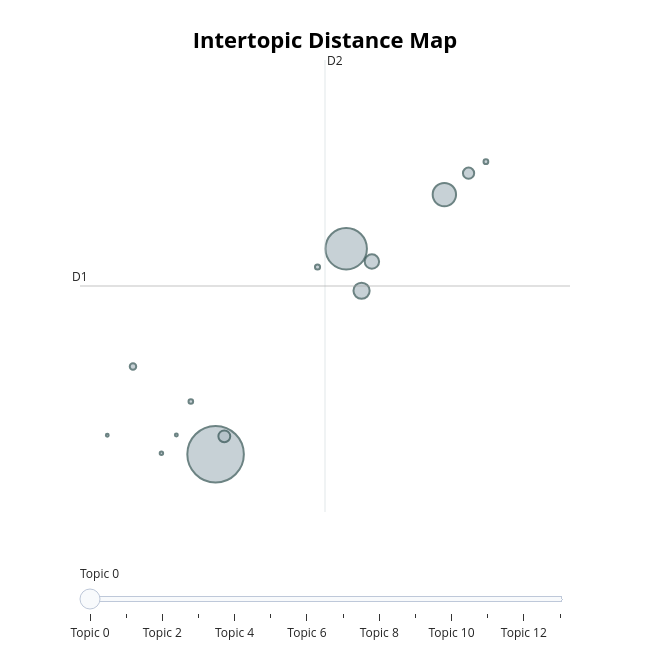
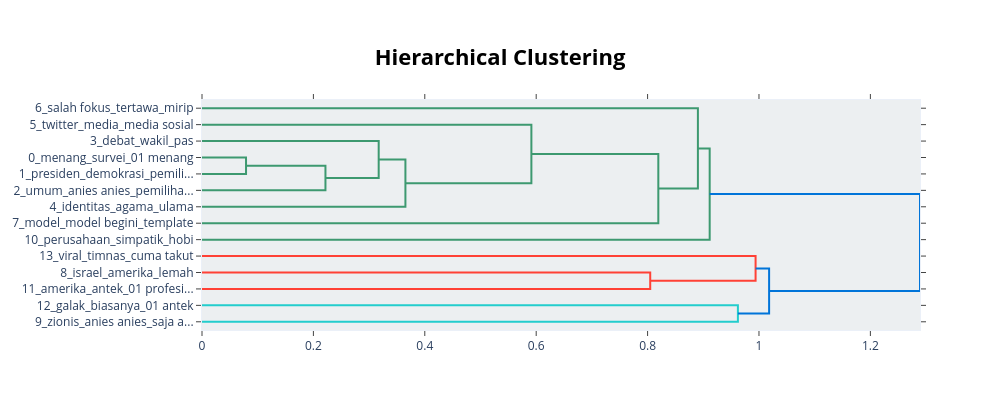
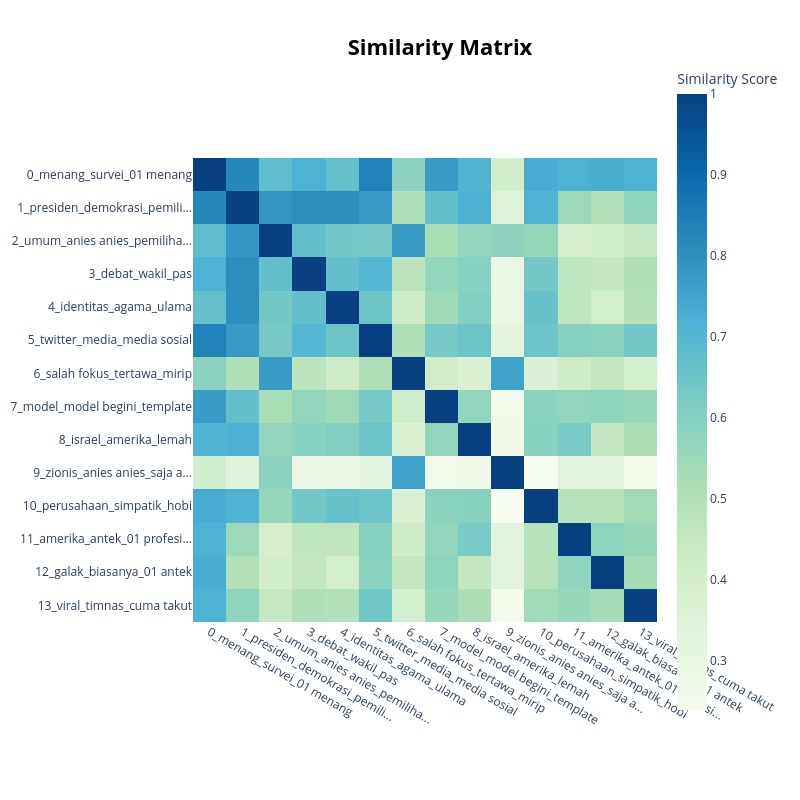

These figures' notebook cell, in order:
### Code cell
df_negative = df_01[df_01['predicted_label'] == 'NEGATIVE']
run_topic_modeling(df_negative, group_name='NEGATIVE')

### Figure 1 — Plotly figure (JSON) as saved in the notebook; plotly's stock layout.template omitted (floating-point values rounded to 4 significant figures)
{"data": [{"customdata": [[0, "menang | survei | 01 menang | pintar | buzzer 01", 4376], [1, "presiden | demokrasi | pemilihan | video | calon presiden", 2348], [2, "umum | anies anies | pemilihan umum | warga | ayah", 748], [3, "debat | wakil | pas | presiden | calon presiden", 359], [4, "identitas | agama | ulama | ikut | bawa", 284], [5, "twitter | media | media sosial | sosial | berita", 193], [6, "salah fokus | tertawa | mirip | blunder | melulu", 173], [7, "model | model begini | template | begini anies | entah", 57], [8, "israel | amerika | lemah | mau kalah | koar", 36], [9, "zionis | anies anies | saja anies | dingin | apa anies", 31], [10, "perusahaan | simpatik | hobi | lawannya | respon", 29], [11, "amerika | antek | 01 profesional | khilafah | state of", 16], [12, "galak | biasanya | 01 antek | tampil | 01 dikasih", 12], [13, "viral | timnas | cuma takut | mendowngrade | bikin konten", 11]], "hovertemplate": "<b>Topic %{customdata[0]}</b><br>%{customdata[1]}<br>Size: %{customdata[2]}", "legendgroup": "", "marker": {"color": "#B0BEC5", "line": {"color": "DarkSlateGrey", "width": 2}, "size": [4376, 2348, 748, 359, 284, 193, 173, 57, 36, 31, 29, 16, 12, 11], "sizemode": "area", "sizeref": 2.735, "symbol": "circle"}, "mode": "markers", "name": "", "orientation": "v", "showlegend": false, "type": "scatter", "x": [3.29, 4.771, 5.884, 4.946, 5.063, 3.389, 6.159, 2.354, 4.446, 6.356, 3.01, 2.676, 2.845, 2.062], "xaxis": "x", "y": [11.17, 17.13, 18.7, 15.91, 16.76, 11.69, 19.32, 13.71, 16.6, 19.65, 12.7, 11.2, 11.72, 11.72], "yaxis": "y"}], "layout": {"annotations": [{"showarrow": false, "text": "D1", "x": 1.753, "y": 16.05, "yshift": 10}, {"showarrow": false, "text": "D2", "x": 4.531, "xshift": 10, "y": 22.6}], "height": 650, "hoverlabel": {"bgcolor": "white", "font": {"family": "Rockwell", "size": 16}}, "legend": {"itemsizing": "constant", "tracegroupgap": 0}, "margin": {"t": 60}, "shapes": [{"line": {"color": "#CFD8DC", "width": 2}, "type": "line", "x0": 4.531, "x1": 4.531, "y0": 9.494, "y1": 22.6}, {"line": {"color": "#9E9E9E", "width": 2}, "type": "line", "x0": 1.753, "x1": 7.309, "y0": 16.05, "y1": 16.05}], "sliders": [{"active": 0, "pad": {"t": 50}, "steps": [{"args": [{"marker.color": [["red", "#B0BEC5", "#B0BEC5", "#B0BEC5", "#B0BEC5", "#B0BEC5", "#B0BEC5", "#B0BEC5", "#B0BEC5", "#B0BEC5", "#B0BEC5", "#B0BEC5", "#B0BEC5", "#B0BEC5"]]}], "label": "Topic 0", "method": "update"}, {"args": [{"marker.color": [["#B0BEC5", "red", "#B0BEC5", "#B0BEC5", "#B0BEC5", "#B0BEC5", "#B0BEC5", "#B0BEC5", "#B0BEC5", "#B0BEC5", "#B0BEC5", "#B0BEC5", "#B0BEC5", "#B0BEC5"]]}], "label": "Topic 1", "method": "update"}, {"args": [{"marker.color": [["#B0BEC5", "#B0BEC5", "red", "#B0BEC5", "#B0BEC5", "#B0BEC5", "#B0BEC5", "#B0BEC5", "#B0BEC5", "#B0BEC5", "#B0BEC5", "#B0BEC5", "#B0BEC5", "#B0BEC5"]]}], "label": "Topic 2", "method": "update"}, {"args": [{"marker.color": [["#B0BEC5", "#B0BEC5", "#B0BEC5", "red", "#B0BEC5", "#B0BEC5", "#B0BEC5", "#B0BEC5", "#B0BEC5", "#B0BEC5", "#B0BEC5", "#B0BEC5", "#B0BEC5", "#B0BEC5"]]}], "label": "Topic 3", "method": "update"}, {"args": [{"marker.color": [["#B0BEC5", "#B0BEC5", "#B0BEC5", "#B0BEC5", "red", "#B0BEC5", "#B0BEC5", "#B0BEC5", "#B0BEC5", "#B0BEC5", "#B0BEC5", "#B0BEC5", "#B0BEC5", "#B0BEC5"]]}], "label": "Topic 4", "method": "update"}, {"args": [{"marker.color": [["#B0BEC5", "#B0BEC5", "#B0BEC5", "#B0BEC5", "#B0BEC5", "red", "#B0BEC5", "#B0BEC5", "#B0BEC5", "#B0BEC5", "#B0BEC5", "#B0BEC5", "#B0BEC5", "#B0BEC5"]]}], "label": "Topic 5", "method": "update"}, {"args": [{"marker.color": [["#B0BEC5", "#B0BEC5", "#B0BEC5", "#B0BEC5", "#B0BEC5", "#B0BEC5", "red", "#B0BEC5", "#B0BEC5", "#B0BEC5", "#B0BEC5", "#B0BEC5", "#B0BEC5", "#B0BEC5"]]}], "label": "Topic 6", "method": "update"}, {"args": [{"marker.color": [["#B0BEC5", "#B0BEC5", "#B0BEC5", "#B0BEC5", "#B0BEC5", "#B0BEC5", "#B0BEC5", "red", "#B0BEC5", "#B0BEC5", "#B0BEC5", "#B0BEC5", "#B0BEC5", "#B0BEC5"]]}], "label": "Topic 7", "method": "update"}, {"args": [{"marker.color": [["#B0BEC5", "#B0BEC5", "#B0BEC5", "#B0BEC5", "#B0BEC5", "#B0BEC5", "#B0BEC5", "#B0BEC5", "red", "#B0BEC5", "#B0BEC5", "#B0BEC5", "#B0BEC5", "#B0BEC5"]]}], "label": "Topic 8", "method": "update"}, {"args": [{"marker.color": [["#B0BEC5", "#B0BEC5", "#B0BEC5", "#B0BEC5", "#B0BEC5", "#B0BEC5", "#B0BEC5", "#B0BEC5", "#B0BEC5", "red", "#B0BEC5", "#B0BEC5", "#B0BEC5", "#B0BEC5"]]}], "label": "Topic 9", "method": "update"}, {"args": [{"marker.color": [["#B0BEC5", "#B0BEC5", "#B0BEC5", "#B0BEC5", "#B0BEC5", "#B0BEC5", "#B0BEC5", "#B0BEC5", "#B0BEC5", "#B0BEC5", "red", "#B0BEC5", "#B0BEC5", "#B0BEC5"]]}], "label": "Topic 10", "method": "update"}, {"args": [{"marker.color": [["#B0BEC5", "#B0BEC5", "#B0BEC5", "#B0BEC5", "#B0BEC5", "#B0BEC5", "#B0BEC5", "#B0BEC5", "#B0BEC5", "#B0BEC5", "#B0BEC5", "red", "#B0BEC5", "#B0BEC5"]]}], "label": "Topic 11", "method": "update"}, {"args": [{"marker.color": [["#B0BEC5", "#B0BEC5", "#B0BEC5", "#B0BEC5", "#B0BEC5", "#B0BEC5", "#B0BEC5", "#B0BEC5", "#B0BEC5", "#B0BEC5", "#B0BEC5", "#B0BEC5", "red", "#B0BEC5"]]}], "label": "Topic 12", "method": "update"}, {"args": [{"marker.color": [["#B0BEC5", "#B0BEC5", "#B0BEC5", "#B0BEC5", "#B0BEC5", "#B0BEC5", "#B0BEC5", "#B0BEC5", "#B0BEC5", "#B0BEC5", "#B0BEC5", "#B0BEC5", "#B0BEC5", "red"]]}], "label": "Topic 13", "method": "update"}]}], "title": {"font": {"color": "Black", "size": 22}, "text": "<b>Intertopic Distance Map</b>", "x": 0.5, "xanchor": "center", "y": 0.95, "yanchor": "top"}, "width": 650, "xaxis": {"anchor": "y", "domain": [0, 1], "range": [1.753, 7.309], "title": {"text": ""}, "visible": false}, "yaxis": {"anchor": "x", "domain": [0, 1], "range": [9.494, 22.6], "title": {"text": ""}, "visible": false}}}

### Figure 2 — Plotly figure (JSON) as saved in the notebook; plotly's stock layout.template omitted (floating-point values rounded to 4 significant figures)
{"data": [{"hoverinfo": "text", "marker": {"color": "rgb(61,153,112)"}, "mode": "lines", "type": "scatter", "x": [0.0, 0.07905, 0.07905, 0.0], "xaxis": "x", "y": [-35.0, -35.0, -45.0, -45.0], "yaxis": "y"}, {"hoverinfo": "text", "marker": {"color": "rgb(61,153,112)"}, "mode": "lines", "type": "scatter", "x": [0.07905, 0.2216, 0.2216, 0.0], "xaxis": "x", "y": [-40.0, -40.0, -55.0, -55.0], "yaxis": "y"}, {"hoverinfo": "text", "marker": {"color": "rgb(61,153,112)"}, "mode": "lines", "type": "scatter", "x": [0.0, 0.3172, 0.3172, 0.2216], "xaxis": "x", "y": [-25.0, -25.0, -47.5, -47.5], "yaxis": "y"}, {"hoverinfo": "text", "marker": {"color": "rgb(61,153,112)"}, "mode": "lines", "type": "scatter", "x": [0.3172, 0.3652, 0.3652, 0.0], "xaxis": "x", "y": [-36.25, -36.25, -65.0, -65.0], "yaxis": "y"}, {"hoverinfo": "text", "marker": {"color": "rgb(61,153,112)"}, "mode": "lines", "type": "scatter", "x": [0.0, 0.5914, 0.5914, 0.3652], "xaxis": "x", "y": [-15.0, -15.0, -50.62, -50.62], "yaxis": "y"}, {"hoverinfo": "text", "marker": {"color": "rgb(61,153,112)"}, "mode": "lines", "type": "scatter", "x": [0.5914, 0.8193, 0.8193, 0.0], "xaxis": "x", "y": [-32.81, -32.81, -75.0, -75.0], "yaxis": "y"}, {"hoverinfo": "text", "marker": {"color": "rgb(61,153,112)"}, "mode": "lines", "type": "scatter", "x": [0.0, 0.8903, 0.8903, 0.8193], "xaxis": "x", "y": [-5.0, -5.0, -53.91, -53.91], "yaxis": "y"}, {"hoverinfo": "text", "marker": {"color": "rgb(61,153,112)"}, "mode": "lines", "type": "scatter", "x": [0.8903, 0.9115, 0.9115, 0.0], "xaxis": "x", "y": [-29.45, -29.45, -85.0, -85.0], "yaxis": "y"}, {"hoverinfo": "text", "marker": {"color": "rgb(255,65,54)"}, "mode": "lines", "type": "scatter", "x": [0.0, 0.8047, 0.8047, 0.0], "xaxis": "x", "y": [-105.0, -105.0, -115.0, -115.0], "yaxis": "y"}, {"hoverinfo": "text", "marker": {"color": "rgb(255,65,54)"}, "mode": "lines", "type": "scatter", "x": [0.0, 0.9939, 0.9939, 0.8047], "xaxis": "x", "y": [-95.0, -95.0, -110.0, -110.0], "yaxis": "y"}, {"hoverinfo": "text", "marker": {"color": "rgb(35,205,205)"}, "mode": "lines", "type": "scatter", "x": [0.0, 0.9621, 0.9621, 0.0], "xaxis": "x", "y": [-125.0, -125.0, -135.0, -135.0], "yaxis": "y"}, {"hoverinfo": "text", "marker": {"color": "rgb(0,116,217)"}, "mode": "lines", "type": "scatter", "x": [0.9939, 1.018, 1.018, 0.9621], "xaxis": "x", "y": [-102.5, -102.5, -130.0, -130.0], "yaxis": "y"}, {"hoverinfo": "text", "marker": {"color": "rgb(0,116,217)"}, "mode": "lines", "type": "scatter", "x": [0.9115, 1.289, 1.289, 1.018], "xaxis": "x", "y": [-57.23, -57.23, -116.2, -116.2], "yaxis": "y"}], "layout": {"autosize": false, "height": 410, "hoverlabel": {"bgcolor": "white", "font": {"family": "Rockwell", "size": 16}}, "hovermode": "closest", "plot_bgcolor": "#ECEFF1", "showlegend": false, "title": {"font": {"color": "Black", "size": 22}, "text": "<b>Hierarchical Clustering</b>", "x": 0.5, "xanchor": "center", "yanchor": "top"}, "width": 1000, "xaxis": {"mirror": "allticks", "rangemode": "tozero", "showgrid": false, "showline": true, "showticklabels": true, "ticks": "outside", "type": "linear", "zeroline": false}, "yaxis": {"mirror": "allticks", "range": [-140, 0], "rangemode": "tozero", "showgrid": false, "showline": true, "showticklabels": true, "tickmode": "array", "ticks": "outside", "ticktext": ["6_salah fokus_tertawa_mirip", "5_twitter_media_media sosial", "3_debat_wakil_pas", "0_menang_survei_01 menang", "1_presiden_demokrasi_pemili...", "2_umum_anies anies_pemiliha...", "4_identitas_agama_ulama", "7_model_model begini_template", "10_perusahaan_simpatik_hobi", "13_viral_timnas_cuma takut", "8_israel_amerika_lemah", "11_amerika_antek_01 profesi...", "12_galak_biasanya_01 antek", "9_zionis_anies anies_saja a..."], "tickvals": [-5, -15, -25, -35, -45, -55, -65, -75, -85, -95, -105, -115, -125, -135], "type": "linear", "zeroline": false}}}

### Figure 3 — Plotly figure (JSON) as saved in the notebook; plotly's stock layout.template omitted (floating-point values rounded to 4 significant figures; data arrays with more than 128 entries replaced by an {"elided": "..."} marker saying what was removed)
{"data": [{"coloraxis": "coloraxis", "hovertemplate": "x: %{x}<br>y: %{y}<br>Similarity Score: %{z}<extra></extra>", "name": "0", "type": "heatmap", "x": ["0_menang_survei_01 menang", "1_presiden_demokrasi_pemili...", "2_umum_anies anies_pemiliha...", "3_debat_wakil_pas", "4_identitas_agama_ulama", "5_twitter_media_media sosial", "6_salah fokus_tertawa_mirip", "7_model_model begini_template", "8_israel_amerika_lemah", "9_zionis_anies anies_saja a...", "10_perusahaan_simpatik_hobi", "11_amerika_antek_01 profesi...", "12_galak_biasanya_01 antek", "13_viral_timnas_cuma takut"], "xaxis": "x", "y": ["0_menang_survei_01 menang", "1_presiden_demokrasi_pemili...", "2_umum_anies anies_pemiliha...", "3_debat_wakil_pas", "4_identitas_agama_ulama", "5_twitter_media_media sosial", "6_salah fokus_tertawa_mirip", "7_model_model begini_template", "8_israel_amerika_lemah", "9_zionis_anies anies_saja a...", "10_perusahaan_simpatik_hobi", "11_amerika_antek_01 profesi...", "12_galak_biasanya_01 antek", "13_viral_timnas_cuma takut"], "yaxis": "y", "z": {"elided": "14x14 float values"}}], "layout": {"coloraxis": {"colorbar": {"title": {"text": "Similarity Score"}}, "colorscale": [[0, "rgb(247,252,240)"], [0.125, "rgb(224,243,219)"], [0.25, "rgb(204,235,197)"], [0.375, "rgb(168,221,181)"], [0.5, "rgb(123,204,196)"], [0.625, "rgb(78,179,211)"], [0.75, "rgb(43,140,190)"], [0.875, "rgb(8,104,172)"], [1, "rgb(8,64,129)"]]}, "height": 800, "hoverlabel": {"bgcolor": "white", "font": {"family": "Rockwell", "size": 16}}, "legend": {"title": {"text": "Trend"}}, "margin": {"t": 60}, "showlegend": true, "title": {"font": {"color": "Black", "size": 22}, "text": "<b>Similarity Matrix</b>", "x": 0.55, "xanchor": "center", "y": 0.95, "yanchor": "top"}, "width": 800, "xaxis": {"anchor": "y", "constrain": "domain", "domain": [0, 1], "scaleanchor": "y"}, "yaxis": {"anchor": "x", "autorange": "reversed", "constrain": "domain", "domain": [0, 1]}}}
